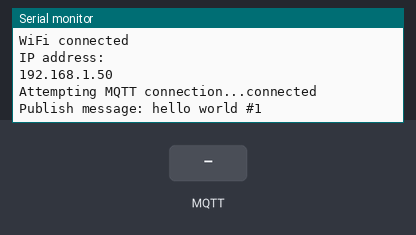
Recording of a sketch running on a simulated ESP8266 (NodeMCU). Parts: the last lines printed to the serial monitor. The inputs (shaded band) are chosen by the test bench. WiFi joins after 1.5 s; servers stay silent unless stated; no MQTT or app messages arrive unless stated.

Above: at 2.7 s.
2.8 s: MQTT message "1" arrives on the first subscribed topic
At 3.5 s:
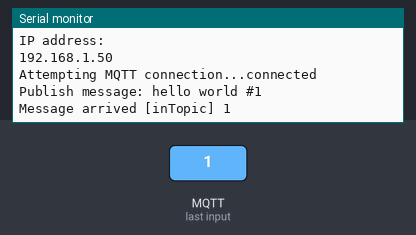
4.3 s: MQTT message "on" arrives on the first subscribed topic
At 5.5 s:
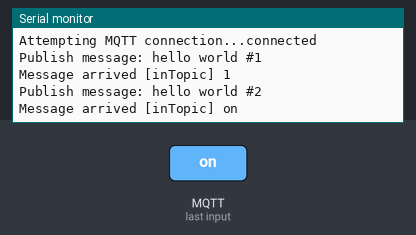
5.8 s: MQTT message "off" arrives on the first subscribed topic
At 5.96 s:
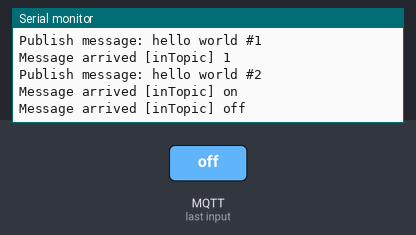
Timing chart, 0 to 8.8 s (numbered marks = the images above; inputs shaded):
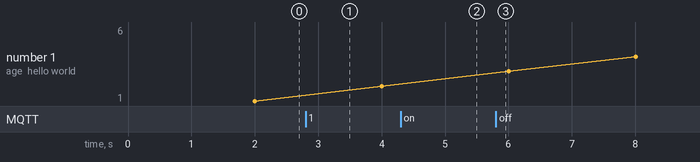

Measured:
- after the input at 2.8 s, the serial monitor: prints a new line at once (image 1)
- after the input at 4.3 s, the serial monitor: prints a new line at once (image 2)
- after the input at 5.8 s, the serial monitor: prints a new line at once (image 3)

The sketch:

mqtt_test.ino
```cpp
#include <ESP8266WiFi.h>
#include <PubSubClient.h>

const char* ssid = "nestlink";
const char* password = "nestlink";
const char* mqtt_server = "192.168.0.127";

WiFiClient espClient;
PubSubClient client(espClient);
long lastMsg = 0;
char msg[50];
int value = 0;

void setup_wifi() {

    delay(10);
    // We start by connecting to a WiFi network
    Serial.println();
    Serial.print("Connecting to ");
    Serial.println(ssid);

    WiFi.begin(ssid, password);

    while (WiFi.status() != WL_CONNECTED) {
        delay(500);
        Serial.print(".");
    }

    Serial.println("");
    Serial.println("WiFi connected");
    Serial.println("IP address: ");
    Serial.println(WiFi.localIP());
}

void callback(char* topic, byte* payload, unsigned int length) {
    Serial.print("Message arrived [");
    Serial.print(topic);
    Serial.print("] ");
    for (int i = 0; i < length; i++) {
        Serial.print((char)payload[i]);
    }
    Serial.println();
}

void reconnect() {
    // Loop until we're reconnected
    while (!client.connected()) {
        Serial.print("Attempting MQTT connection...");
        // Attempt to connect
        if (client.connect("ESP8266Client")) {
            Serial.println("connected");
            // Once connected, publish an announcement...
            client.publish("outTopic", "hello world");
            // ... and resubscribe
            client.subscribe("inTopic");
        } else {
            Serial.print("failed, rc=");
            Serial.print(client.state());
            Serial.println(" try again in 5 seconds");
            // Wait 5 seconds before retrying
            delay(5000);
        }
    }
}

void setup() {
    Serial.begin(115200);
    setup_wifi();
    client.setServer(mqtt_server, 1883);
    client.setCallback(callback);
}


void loop() {

    if (!client.connected()) {
        reconnect();
    }
    client.loop();

    long now = millis();
    if (now - lastMsg > 2000) {
        lastMsg = now;
        ++value;
        snprintf (msg, 75, "hello world #%ld", value);
        Serial.print("Publish message: ");
        Serial.println(msg);
        client.publish("outTopic", msg);
    }
}
```
